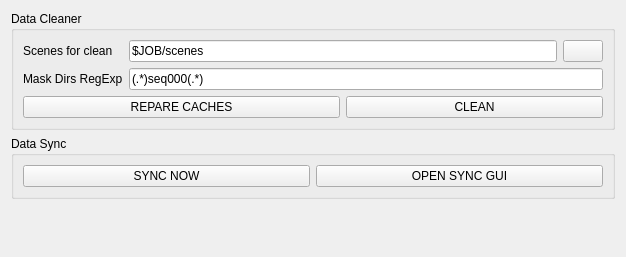
<?xml version="1.0" encoding="UTF-8"?>
<ui version="4.0">
 <class>Form</class>
 <widget class="QWidget" name="Form">
  <property name="geometry">
   <rect>
    <x>0</x>
    <y>0</y>
    <width>626</width>
    <height>257</height>
   </rect>
  </property>
  <property name="windowTitle">
   <string>Form</string>
  </property>
  <layout class="QVBoxLayout" name="verticalLayout">
   <item>
    <widget class="QGroupBox" name="groupBox">
     <property name="title">
      <string>Data Cleaner</string>
     </property>
     <layout class="QGridLayout" name="gridLayout" columnstretch="0,1,1,0">
      <item row="0" column="0">
       <widget class="QLabel" name="label">
        <property name="text">
         <string>Scenes for clean</string>
        </property>
       </widget>
      </item>
      <item row="0" column="1" colspan="2">
       <widget class="QLineEdit" name="scenesField">
        <property name="text">
         <string>$JOB/scenes</string>
        </property>
       </widget>
      </item>
      <item row="0" column="3">
       <widget class="QPushButton" name="getDirBtn">
        <property name="text">
         <string/>
        </property>
       </widget>
      </item>
      <item row="1" column="0">
       <widget class="QLabel" name="label_2">
        <property name="text">
         <string>Mask Dirs RegExp</string>
        </property>
       </widget>
      </item>
      <item row="1" column="1" colspan="3">
       <widget class="QLineEdit" name="maskField">
        <property name="text">
         <string>(.*)seq000(.*)</string>
        </property>
       </widget>
      </item>
      <item row="2" column="2" colspan="2">
       <widget class="QPushButton" name="startCleanBtn">
        <property name="text">
         <string>CLEAN</string>
        </property>
       </widget>
      </item>
      <item row="2" column="0" colspan="2">
       <widget class="QPushButton" name="startRepareBtn">
        <property name="text">
         <string>REPARE CACHES</string>
        </property>
       </widget>
      </item>
     </layout>
    </widget>
   </item>
   <item>
    <widget class="QGroupBox" name="groupBox_2">
     <property name="title">
      <string>Data Sync</string>
     </property>
     <layout class="QGridLayout" name="gridLayout_2">
      <item row="0" column="0">
       <widget class="QPushButton" name="syncButton">
        <property name="text">
         <string>SYNC NOW</string>
        </property>
       </widget>
      </item>
      <item row="0" column="1">
       <widget class="QPushButton" name="syncGuiButton">
        <property name="text">
         <string>OPEN SYNC GUI</string>
        </property>
       </widget>
      </item>
     </layout>
    </widget>
   </item>
   <item>
    <spacer name="verticalSpacer">
     <property name="orientation">
      <enum>Qt::Vertical</enum>
     </property>
     <property name="sizeHint" stdset="0">
      <size>
       <width>20</width>
       <height>40</height>
      </size>
     </property>
    </spacer>
   </item>
  </layout>
 </widget>
 <resources/>
 <connections/>
</ui>
